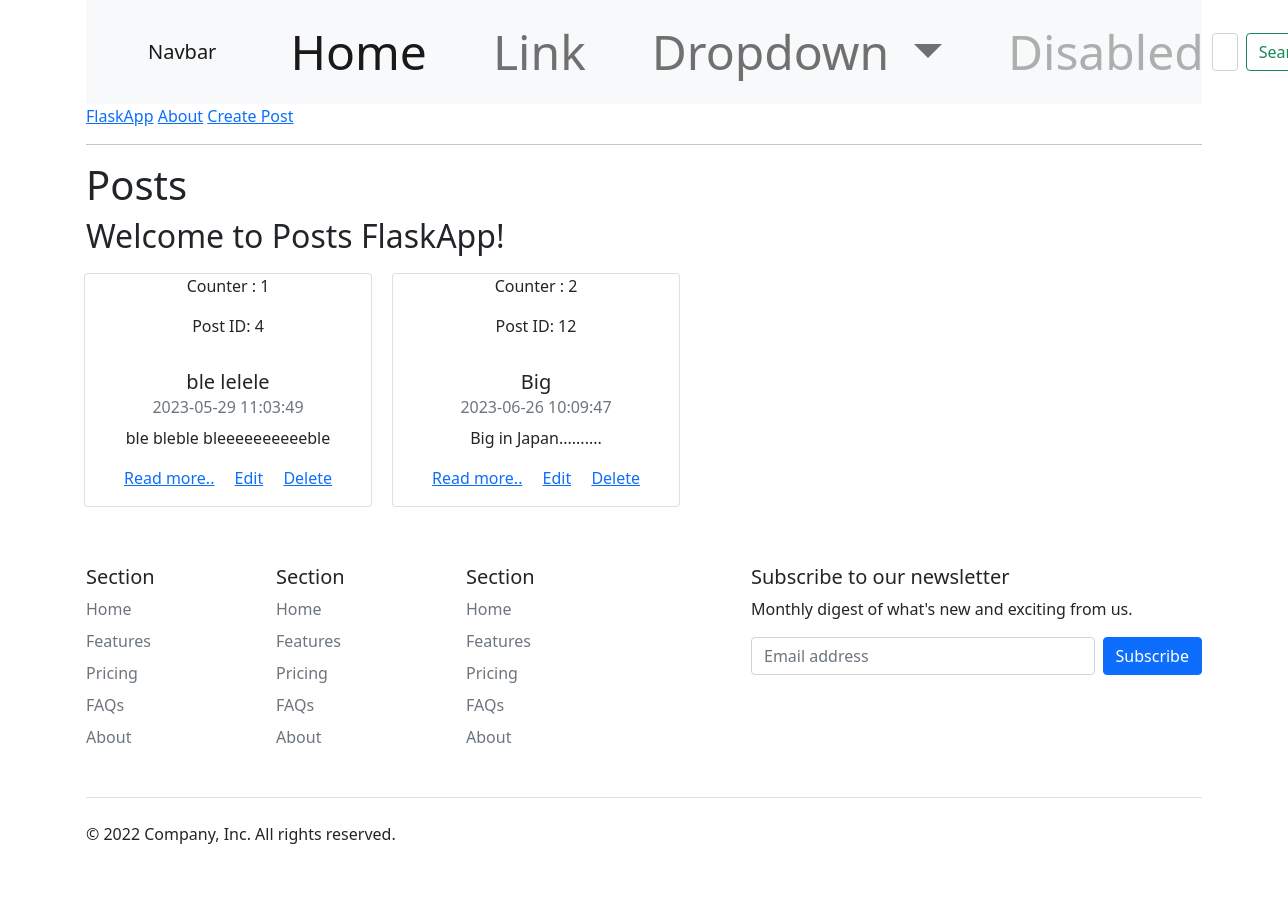
Before: / with the older database file.
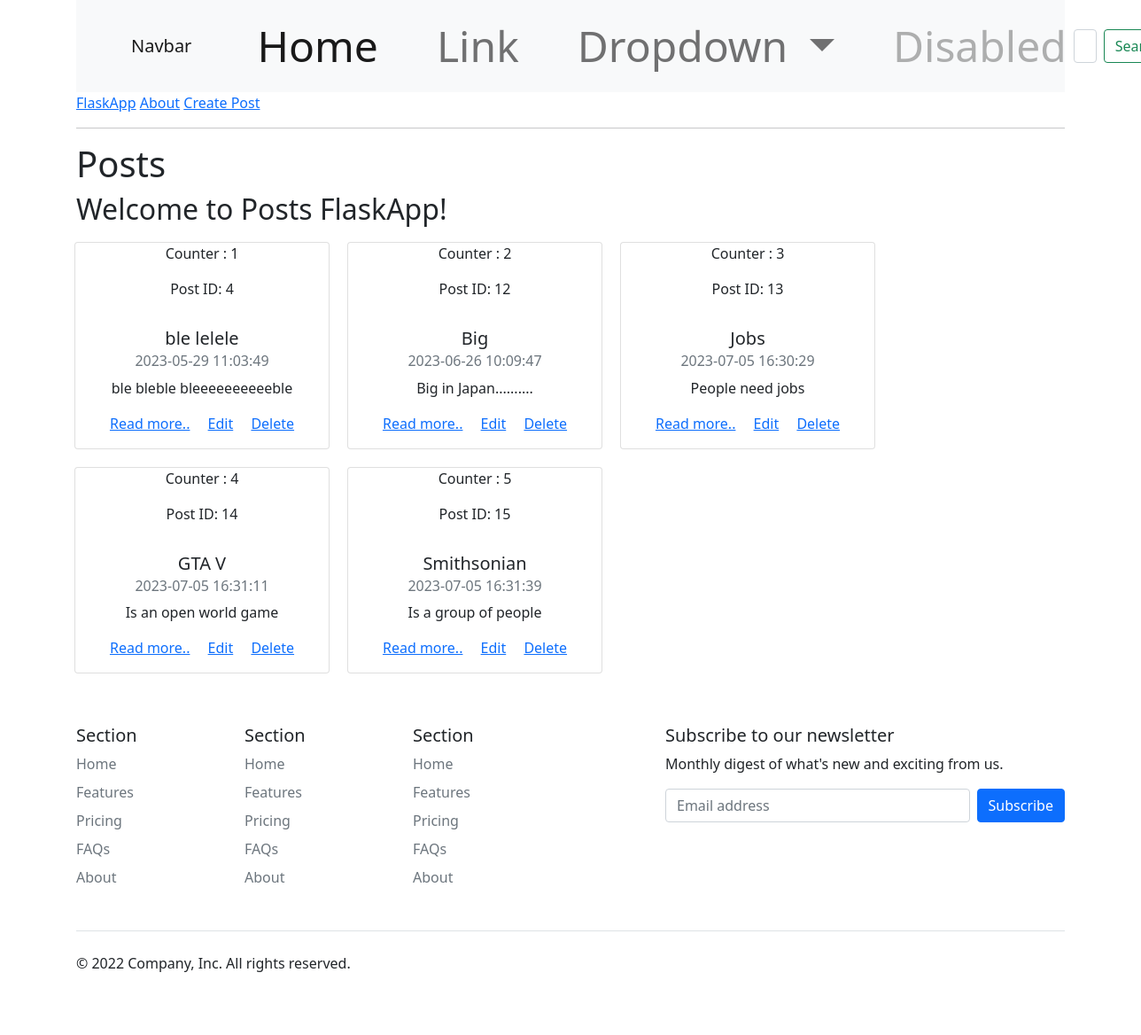
After: the same page with the newer database file.
### tables this page shows
CREATE TABLE posts (
    id INTEGER PRIMARY KEY AUTOINCREMENT,
    created TIMESTAMP NOT NULL DEFAULT CURRENT_TIMESTAMP,
    title TEXT NOT NULL,
    content TEXT NOT NULL
);

### app.py (the view)
@app.route('/')
def index():
    conn = get_db_connection()
    posts = conn.execute('SELECT * FROM posts').fetchall()
    conn.close()
    return render_template('index.html', posts=posts)

### app.py (called while the page is built)
def get_db_connection():
    conn = sqlite3.connect('database.db')
    conn.row_factory = sqlite3.Row
    return conn

### templates/index.html
{% extends 'base.html' %}
{% block content %}
    <h1>{% block title %} Posts {% endblock %}</h1>
    <h2>Welcome to Posts FlaskApp!</h2>
    <div class="col-sm-12 row" style="text-align: center;">
        {% for post in posts %}
            <div class=" col-sm-4 card" style="width: 18rem; margin:10px!important; float: none;">
                <p>Counter : {{ loop.index }}</p>
                <p>Post ID: {{ post['id'] }}</p>
                <div class="card-body">
                    <h5 class="card-title">{{ post['title'] }}</h5>
                    <h6 class="card-subtitle mb-2 text-muted">{{ post['created'] }}</h6>
                    <p class="card-text">{{ post['content'] }}</p>
                    <a href="{{ url_for('read', post_id=post['id']) }}" class="card-link">Read more..</a>
                    <a href="{{ url_for('edit', post_id=post['id']) }}" class="card-link">Edit</a>
                    <a href="{{ url_for('delete', post_id=post['id']) }}" class="card-link">Delete</a>
                </div>
            </div>
        {% endfor %}
    </div>
{% endblock %}

### templates/base.html (shortened to what this page needs)
<!DOCTYPE html>
<html lang="en">
<head>
    <link href="https://cdn.jsdelivr.net/npm/bootstrap@5.0.2/dist/css/bootstrap.min.css" rel="stylesheet">
    <link rel="stylesheet" href="https://cdnjs.cloudflare.com/ajax/libs/font-awesome/6.4.0/css/all.min.css" />
</head>
<body>
    <div class="container">
        <nav class="navbar navbar-expand-lg navbar-light bg-light">
          <div class="container-fluid">
            <a class="navbar-brand" href="#">Navbar</a>
            <div class="collapse navbar-collapse" id="navbarSupportedContent">
              <ul class="navbar-nav me-auto mb-2 mb-lg-0">
                <li class="nav-item">
                  <a class="nav-link active" aria-current="page" href="#">Home</a>
                </li>
                <li class="nav-item">
                  <a class="nav-link" href="#">Link</a>
                </li>
                <li class="nav-item dropdown">
                  <a class="nav-link dropdown-toggle" href="#" id="navbarDropdown" role="button" data-bs-toggle="dropdown" aria-expanded="false">
                    Dropdown
                  </a>
                </li>
                <li class="nav-item">
                  <a class="nav-link disabled" href="#" tabindex="-1" aria-disabled="true">Disabled</a>
                </li>
              </ul>
              <form class="d-flex">
                <input class="form-control me-2" type="search" placeholder="Search" aria-label="Search">
                <button class="btn btn-outline-success" type="submit">Search</button>
              </form>
            </div>
          </div>
        </nav>
        <div class="linkss">
          <a href="{{ url_for('index') }}">FlaskApp</a>
          <a href="{{ url_for('index') }}">About</a>
            <a href="{{ url_for('create') }}">Create Post</a>
        </div>
        <hr>
        <div class="content">
            {% block content %}  {% endblock %}
        </div>
        <footer class="py-5">
            <div class="row">
              <div class="col-6 col-md-2 mb-3">
                <h5>Section</h5>
                <ul class="nav flex-column">
                  <li class="nav-item mb-2"><a href="#" class="nav-link p-0 text-muted">Home</a></li>
                  <li class="nav-item mb-2"><a href="#" class="nav-link p-0 text-muted">Features</a></li>
                  <li class="nav-item mb-2"><a href="#" class="nav-link p-0 text-muted">Pricing</a></li>
                  <li class="nav-item mb-2"><a href="#" class="nav-link p-0 text-muted">FAQs</a></li>
                  <li class="nav-item mb-2"><a href="#" class="nav-link p-0 text-muted">About</a></li>
                </ul>
              </div>
              <div class="col-6 col-md-2 mb-3">
                <h5>Section</h5>
                <ul class="nav flex-column">
                  <li class="nav-item mb-2"><a href="#" class="nav-link p-0 text-muted">Home</a></li>
                  <li class="nav-item mb-2"><a href="#" class="nav-link p-0 text-muted">Features</a></li>
                  <li class="nav-item mb-2"><a href="#" class="nav-link p-0 text-muted">Pricing</a></li>
                  <li class="nav-item mb-2"><a href="#" class="nav-link p-0 text-muted">FAQs</a></li>
                  <li class="nav-item mb-2"><a href="#" class="nav-link p-0 text-muted">About</a></li>
                </ul>
              </div>
              <div class="col-6 col-md-2 mb-3">
                <h5>Section</h5>
                <ul class="nav flex-column">
                  <li class="nav-item mb-2"><a href="#" class="nav-link p-0 text-muted">Home</a></li>
                  <li class="nav-item mb-2"><a href="#" class="nav-link p-0 text-muted">Features</a></li>
                  <li class="nav-item mb-2"><a href="#" class="nav-link p-0 text-muted">Pricing</a></li>
                  <li class="nav-item mb-2"><a href="#" class="nav-link p-0 text-muted">FAQs</a></li>
                  <li class="nav-item mb-2"><a href="#" class="nav-link p-0 text-muted">About</a></li>
                </ul>
              </div>
              <div class="col-md-5 offset-md-1 mb-3">
                <form>
                  <h5>Subscribe to our newsletter</h5>
                  <p>Monthly digest of what's new and exciting from us.</p>
                  <div class="d-flex flex-column flex-sm-row w-100 gap-2">
                    <input id="newsletter1" type="text" class="form-control" placeholder="Email address">
                    <button class="btn btn-primary" type="button">Subscribe</button>
                  </div>
                </form>
              </div>
            </div>
            <div class="d-flex flex-column flex-sm-row justify-content-between py-4 my-4 border-top">
              <p>© 2022 Company, Inc. All rights reserved.</p>
              <ul class="list-unstyled d-flex">
                <li class="ms-3"><a class="link-dark" href="#"><svg class="bi" width="24" height="24"><use xlink:href="#twitter"></use></svg></a></li>
                <li class="ms-3"><a class="link-dark" href="#"><svg class="bi" width="24" height="24"><use xlink:href="#instagram"></use></svg></a></li>
                <li class="ms-3"><a class="link-dark" href="#"><svg class="bi" width="24" height="24"><use xlink:href="#facebook"></use></svg></a></li>
              </ul>
            </div>
        </footer>
    </div>
</body>
</html>

### templates/base.html (style rules this page uses)
nav a { decoration: none;color: #d64161; font-size: 3em; margin-left: 50px; text-decoration: none; }

Changed rows visible on the page:
added posts: id "13", title "Jobs", created "2023-07-05 16:30:29", content "People need jobs"
added posts: id "14", title "GTA V", created "2023-07-05 16:31:11", content "Is an open world game"
added posts: id "15", title "Smithsonian", created "2023-07-05 16:31:39", content "Is a group of people"
